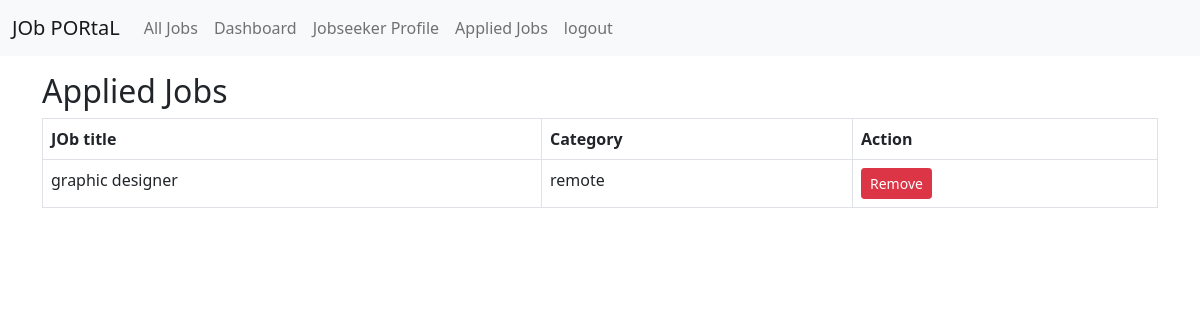
The page /applied-jobs/ (signed in) on the database its author committed.
### prac_app/models.py (models this page shows, shortened)
class JobApplication(models.Model):
    job = models.ForeignKey(
        Job,
        on_delete=models.CASCADE
    )
    applicant = models.ForeignKey(
        JobSeekerProfile,
        on_delete=models.CASCADE
    )
    applied_at = models.DateTimeField(
        auto_now_add=True
    )

class Job(models.Model):
    CATEGORY = (
        ('remote', 'Remote'),
        ('fulltime', 'Full Time'),
        ('parttime', 'Part Time'),
        ('internship', 'Internship'),
    )
    recruiter = models.ForeignKey(
        RecruiterProfile,
        on_delete=models.CASCADE
    )
    title = models.CharField(max_length=300)
    number_of_openings = models.PositiveIntegerField()
    category = models.CharField(
        max_length=100,
        choices=CATEGORY
    )
    job_description = models.TextField()
    skills_set = models.TextField(
        help_text="Example: Python, Django, React"
    )
    created_at = models.DateTimeField(
        auto_now_add=True
    )
    updated_at = models.DateTimeField(
        auto_now=True
    )

### prac_app/views.py (the view, shortened to what this page needs)
# urls.py: path('applied-jobs/',applied_jobs,name='applied_jobs'),
@login_required
def applied_jobs(request):
    if request.user.user_type!='jobseeker':
        return redirect('login_page')
    seeker_profile=get_object_or_404(
        JobSeekerProfile,user=request.user
    )
    applications=JobApplication.objects.filter(
        applicant=seeker_profile).select_related('job')
    return render(request,"job/applied-jobs.html",{'applications' : applications})

### prac_app/templates/job/applied-jobs.html (shortened to what this page needs)
{% extends 'master/base.html' %}
{% block content %}
<h2>Applied Jobs</h2>
<table class="table table-bordered">
    <tr>
        <th>JOb title</th>
        <th>Category</th>
        <th>Action</th>
    </tr>
    {% for application in applications %}
    <tr>
        <td>{{application.job.title}}</td>
        <td>{{application.job.category}}</td>
        <td>
            <form method="POST">
                <button
                type="submit"
                name="remove_application"
                value="{{application.id}}"
                class="btn btn-danger btn-sm"
                >
                Remove
                </button>
            </form>
        </td>
    </tr>
    {%empty%}
    <tr>
        <td colspan="3">
            No applied Jobs
        </td>
    </tr>
    {% endfor %}
</table>
{% endblock content %}

### rows shown on the page
JobApplication: job "graphic designer", job.category "remote", {{ application.id }} 1 (drawn)
